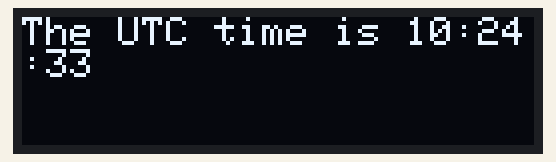
Bench run of a sketch on a simulated ESP8266 (NodeMCU). Parts: 128×32 one-colour display. WiFi joins after 1.5 s; servers stay silent unless stated; the display library's start-up logo is not drawn; what the sketch prints to the serial monitor is not drawn.

Above: at 3.6 s.
At 7.7 s:
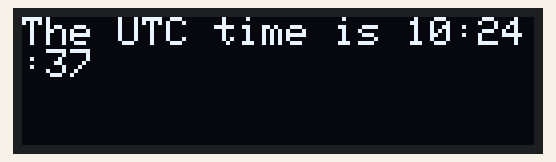
At 11.7 s:
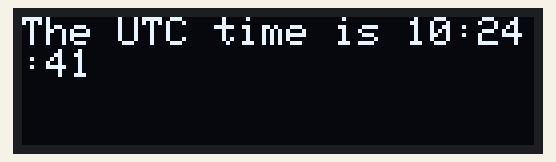
At 19.8 s:
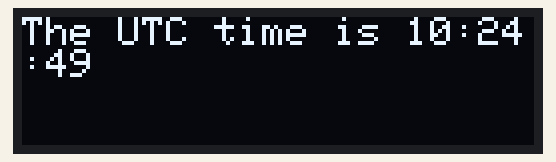
At 27.9 s:
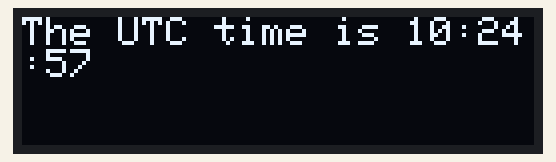
At 38.1 s:
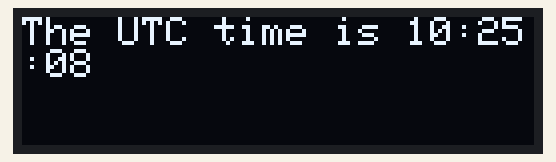

Measured:
- what the display in image 0 shows lasts 2.0 s, from 3.6 s to 5.6 s

The sketch:

InternetClock.ino
```cpp
/********************
- www.geekstips.com
- Arduino Time Sync from NTP Server using ESP8266 WiFi module
- Arduino code example
 ********************/

#include <ESP8266WiFi.h>
#include <WiFiUdp.h>
#include <SPI.h>
#include <Wire.h>
#include <Adafruit_GFX.h>
#include <Adafruit_SSD1306.h>

Adafruit_SSD1306 display = Adafruit_SSD1306(128, 32, &Wire);

char ssid[] = "iot-research";  //  your network SSID (name)
char pass[] = "yNUtn6uwGa7PFrLdv3hgqDRpf89MsTHb";       // your network password


unsigned int localPort = 2390;      // local port to listen for UDP packets

/* Don't hardwire the IP address or we won't get the benefits of the pool.
 *  Lookup the IP address for the host name instead */
//IPAddress timeServer(129, 6, 15, 28); // time.nist.gov NTP server
IPAddress timeServerIP; // time.nist.gov NTP server address
const char* ntpServerName = "time.nist.gov";

const int NTP_PACKET_SIZE = 48; // NTP time stamp is in the first 48 bytes of the message

byte packetBuffer[ NTP_PACKET_SIZE]; //buffer to hold incoming and outgoing packets

// A UDP instance to let us send and receive packets over UDP
WiFiUDP udp;

void setup()
{
  Serial.begin(115200);
  Serial.println();
  Serial.println();

  // We start by connecting to a WiFi network
  Serial.print("Connecting to ");
  Serial.println(ssid);
  WiFi.begin(ssid, pass);

  while (WiFi.status() != WL_CONNECTED) {
    delay(500);
    Serial.print(".");
  }
  Serial.println("");

  Serial.println("WiFi connected");
  Serial.println("IP address: ");
  Serial.println(WiFi.localIP());

  Serial.println("Starting UDP");
  udp.begin(localPort);
  Serial.print("Local port: ");
  Serial.println(udp.localPort());
  display.begin(SSD1306_SWITCHCAPVCC, 0x3C); // Address 0x3C for 128x32
  Serial.println("OLED begun");

  // Show image buffer on the display hardware.
  // Since the buffer is intialized with an Adafruit splashscreen
  // internally, this will display the splashscreen.
  display.display();
  delay(1000);

  // Clear the buffer.
  display.clearDisplay();
  display.setTextSize(1);
  display.setTextColor(SSD1306_WHITE);
  display.setCursor(0,0);
  display.print("Connecting to SSID\n'adafruit':");
  display.print("connected!");
  display.println("IP: 10.0.1.23");
  display.println("Sending val #0");
  display.setCursor(0,0);
  display.display(); // actually display all of the above

}

void loop()
{
  display.setCursor(0,0);
  //get a random server from the pool
  WiFi.hostByName(ntpServerName, timeServerIP);

  sendNTPpacket(timeServerIP); // send an NTP packet to a time server
  // wait to see if a reply is available
  delay(1000);

  int cb = udp.parsePacket();
  if (!cb) {
    Serial.println("no packet yet");
  }
  else {
    Serial.print("packet received, length=");
    Serial.println(cb);
    // We've received a packet, read the data from it
    udp.read(packetBuffer, NTP_PACKET_SIZE); // read the packet into the buffer

    //the timestamp starts at byte 40 of the received packet and is four bytes,
    // or two words, long. First, esxtract the two words:

    unsigned long highWord = word(packetBuffer[40], packetBuffer[41]);
    unsigned long lowWord = word(packetBuffer[42], packetBuffer[43]);
    // combine the four bytes (two words) into a long integer
    // this is NTP time (seconds since Jan 1 1900):
    unsigned long secsSince1900 = highWord << 16 | lowWord;
    Serial.print("Seconds since Jan 1 1900 = " );
    Serial.println(secsSince1900);

    // now convert NTP time into everyday time:
    Serial.print("Unix time = ");
    // Unix time starts on Jan 1 1970. In seconds, that's 2208988800:
    const unsigned long seventyYears = 2208988800UL;
    // subtract seventy years:
    unsigned long epoch = secsSince1900 - seventyYears;
    // print Unix time:
    Serial.println(epoch);


    // print the hour, minute and second:
    display.clearDisplay();
    display.print("The UTC time is ");       // UTC is the time at Greenwich Meridian (GMT)
    display.print((epoch  % 86400L) / 3600); // print the hour (86400 equals secs per day)
    display.print(':');
    if ( ((epoch % 3600) / 60) < 10 ) {
      // In the first 10 minutes of each hour, we'll want a leading '0'
      display.print('0');
    }
    display.print((epoch  % 3600) / 60); // print the minute (3600 equals secs per minute)
    display.print(':');
    if ( (epoch % 60) < 10 ) {
      // In the first 10 seconds of each minute, we'll want a leading '0'
      display.print('0');
    }
    display.print(epoch % 60); // print the second
    delay(10);
    yield();
    display.display();


    Serial.print("The UTC time is ");       // UTC is the time at Greenwich Meridian (GMT)
    Serial.print((epoch  % 86400L) / 3600); // print the hour (86400 equals secs per day)
    Serial.print(':');
    if ( ((epoch % 3600) / 60) < 10 ) {
      // In the first 10 minutes of each hour, we'll want a leading '0'
      Serial.print('0');
    }
    Serial.print((epoch  % 3600) / 60); // print the minute (3600 equals secs per minute)
    Serial.print(':');
    if ( (epoch % 60) < 10 ) {
      // In the first 10 seconds of each minute, we'll want a leading '0'
      Serial.print('0');
    }
    Serial.println(epoch % 60); // print the second

  }
  // wait ten seconds before asking for the time again
  delay(1000);
}

// send an NTP request to the time server at the given address
unsigned long sendNTPpacket(IPAddress& address)
{
  Serial.println("sending NTP packet...");
  // set all bytes in the buffer to 0
  memset(packetBuffer, 0, NTP_PACKET_SIZE);
  // Initialize values needed to form NTP request
  // (see URL above for details on the packets)
  packetBuffer[0] = 0b11100011;   // LI, Version, Mode
  packetBuffer[1] = 0;     // Stratum, or type of clock
  packetBuffer[2] = 6;     // Polling Interval
  packetBuffer[3] = 0xEC;  // Peer Clock Precision
  // 8 bytes of zero for Root Delay & Root Dispersion
  packetBuffer[12]  = 49;
  packetBuffer[13]  = 0x4E;
  packetBuffer[14]  = 49;
  packetBuffer[15]  = 52;

  // all NTP fields have been given values, now
  // you can send a packet requesting a timestamp:
  udp.beginPacket(address, 123); //NTP requests are to port 123
  udp.write(packetBuffer, NTP_PACKET_SIZE);
  udp.endPacket();
}
```
